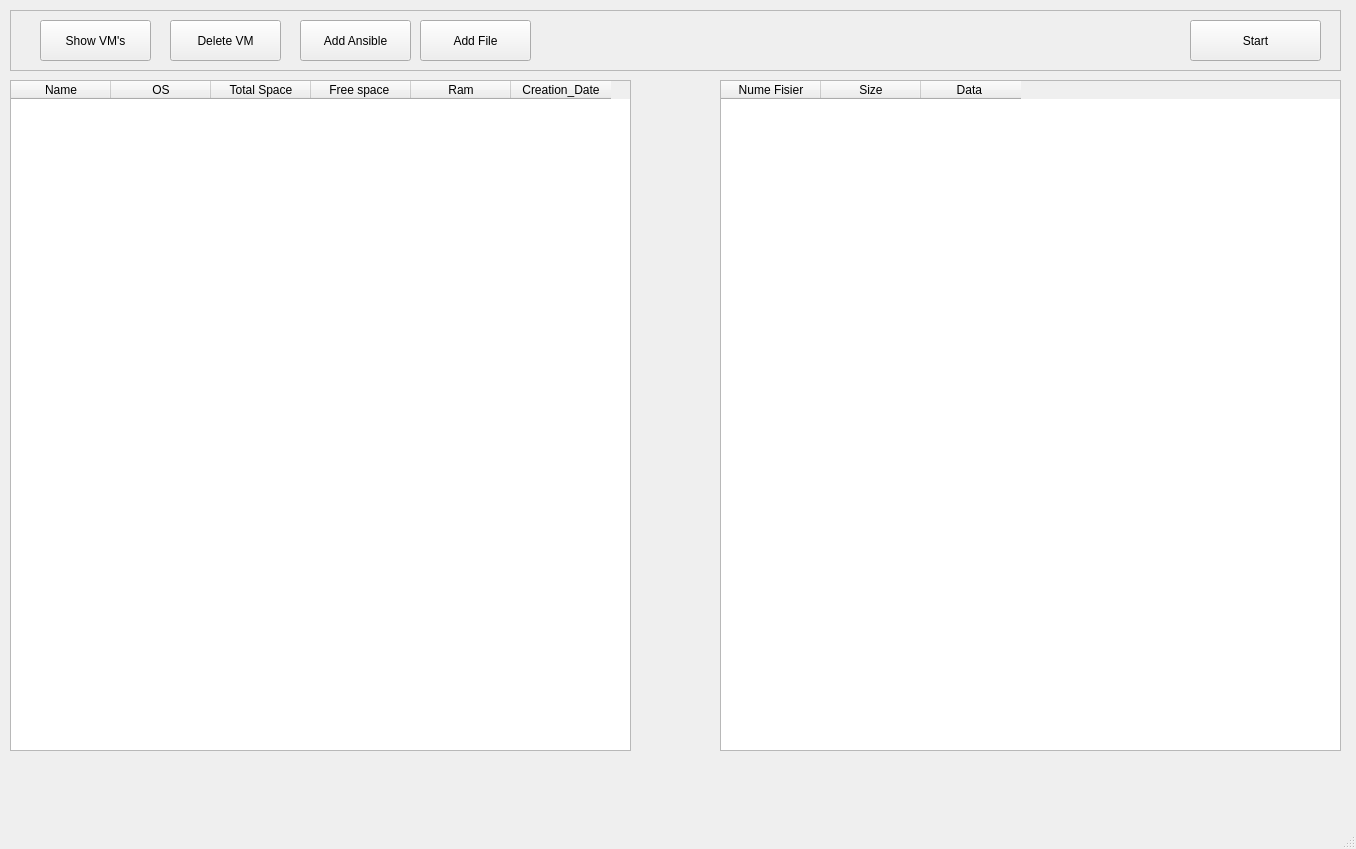
<?xml version="1.0" encoding="UTF-8"?>
<ui version="4.0">
 <class>MainWindow</class>
 <widget class="QMainWindow" name="MainWindow">
  <property name="geometry">
   <rect>
    <x>0</x>
    <y>0</y>
    <width>1356</width>
    <height>849</height>
   </rect>
  </property>
  <property name="windowTitle">
   <string>MainWindow</string>
  </property>
  <widget class="QWidget" name="centralwidget">
   <widget class="QFrame" name="frame">
    <property name="geometry">
     <rect>
      <x>10</x>
      <y>10</y>
      <width>1331</width>
      <height>61</height>
     </rect>
    </property>
    <property name="autoFillBackground">
     <bool>true</bool>
    </property>
    <property name="frameShape">
     <enum>QFrame::StyledPanel</enum>
    </property>
    <property name="frameShadow">
     <enum>QFrame::Raised</enum>
    </property>
    <widget class="QPushButton" name="Delete_VMBtn">
     <property name="geometry">
      <rect>
       <x>160</x>
       <y>10</y>
       <width>111</width>
       <height>41</height>
      </rect>
     </property>
     <property name="text">
      <string>Delete VM</string>
     </property>
     <property name="icon">
      <iconset resource="icons.qrc">
       <normaloff>:/icons/Icons/icons8-remove-48.png</normaloff>:/icons/Icons/icons8-remove-48.png</iconset>
     </property>
     <property name="iconSize">
      <size>
       <width>24</width>
       <height>24</height>
      </size>
     </property>
    </widget>
    <widget class="QPushButton" name="Add_File_VMBtn">
     <property name="geometry">
      <rect>
       <x>410</x>
       <y>10</y>
       <width>111</width>
       <height>41</height>
      </rect>
     </property>
     <property name="text">
      <string>Add File</string>
     </property>
     <property name="icon">
      <iconset resource="icons.qrc">
       <normaloff>:/icons/Icons/icons8-add-file-50.png</normaloff>:/icons/Icons/icons8-add-file-50.png</iconset>
     </property>
     <property name="iconSize">
      <size>
       <width>24</width>
       <height>24</height>
      </size>
     </property>
    </widget>
    <widget class="QPushButton" name="Add_Ansible_VMBtn">
     <property name="geometry">
      <rect>
       <x>290</x>
       <y>10</y>
       <width>111</width>
       <height>41</height>
      </rect>
     </property>
     <property name="text">
      <string>Add Ansible</string>
     </property>
     <property name="icon">
      <iconset resource="icons.qrc">
       <normaloff>:/icons/Icons/icons8-ansible-48.png</normaloff>:/icons/Icons/icons8-ansible-48.png</iconset>
     </property>
     <property name="iconSize">
      <size>
       <width>24</width>
       <height>24</height>
      </size>
     </property>
    </widget>
    <widget class="QPushButton" name="Start_VMBtn">
     <property name="geometry">
      <rect>
       <x>1180</x>
       <y>10</y>
       <width>131</width>
       <height>41</height>
      </rect>
     </property>
     <property name="text">
      <string>Start</string>
     </property>
     <property name="icon">
      <iconset resource="icons.qrc">
       <normaloff>:/icons/Icons/icons8-skip-to-start-office-l/icons8-skip-to-start-40.png</normaloff>:/icons/Icons/icons8-skip-to-start-office-l/icons8-skip-to-start-40.png</iconset>
     </property>
     <property name="iconSize">
      <size>
       <width>58</width>
       <height>58</height>
      </size>
     </property>
    </widget>
    <widget class="QPushButton" name="Show_VMBtn_2">
     <property name="geometry">
      <rect>
       <x>30</x>
       <y>10</y>
       <width>111</width>
       <height>41</height>
      </rect>
     </property>
     <property name="text">
      <string>Show VM's</string>
     </property>
     <property name="icon">
      <iconset resource="icons.qrc">
       <normaloff>:/icons/Icons/icons8-glasses-16.png</normaloff>:/icons/Icons/icons8-glasses-16.png</iconset>
     </property>
     <property name="iconSize">
      <size>
       <width>40</width>
       <height>40</height>
      </size>
     </property>
    </widget>
   </widget>
   <widget class="QTableWidget" name="table_VM_Info">
    <property name="geometry">
     <rect>
      <x>10</x>
      <y>80</y>
      <width>621</width>
      <height>671</height>
     </rect>
    </property>
    <column>
     <property name="text">
      <string>Name</string>
     </property>
    </column>
    <column>
     <property name="text">
      <string>OS</string>
     </property>
    </column>
    <column>
     <property name="text">
      <string>Total Space</string>
     </property>
    </column>
    <column>
     <property name="text">
      <string>Free space </string>
     </property>
    </column>
    <column>
     <property name="text">
      <string>Ram</string>
     </property>
    </column>
    <column>
     <property name="text">
      <string>Creation_Date</string>
     </property>
    </column>
   </widget>
   <widget class="QTableWidget" name="table_VM_Info_2">
    <property name="geometry">
     <rect>
      <x>720</x>
      <y>80</y>
      <width>621</width>
      <height>671</height>
     </rect>
    </property>
    <property name="maximumSize">
     <size>
      <width>621</width>
      <height>671</height>
     </size>
    </property>
    <property name="columnCount">
     <number>3</number>
    </property>
    <column>
     <property name="text">
      <string>Nume Fisier</string>
     </property>
    </column>
    <column>
     <property name="text">
      <string>Size</string>
     </property>
    </column>
    <column>
     <property name="text">
      <string>Data </string>
     </property>
    </column>
   </widget>
  </widget>
  <widget class="QMenuBar" name="menubar">
   <property name="geometry">
    <rect>
     <x>0</x>
     <y>0</y>
     <width>1356</width>
     <height>22</height>
    </rect>
   </property>
  </widget>
  <widget class="QStatusBar" name="statusbar"/>
 </widget>
 <resources>
  <include location="icons.qrc"/>
 </resources>
 <connections/>
</ui>
